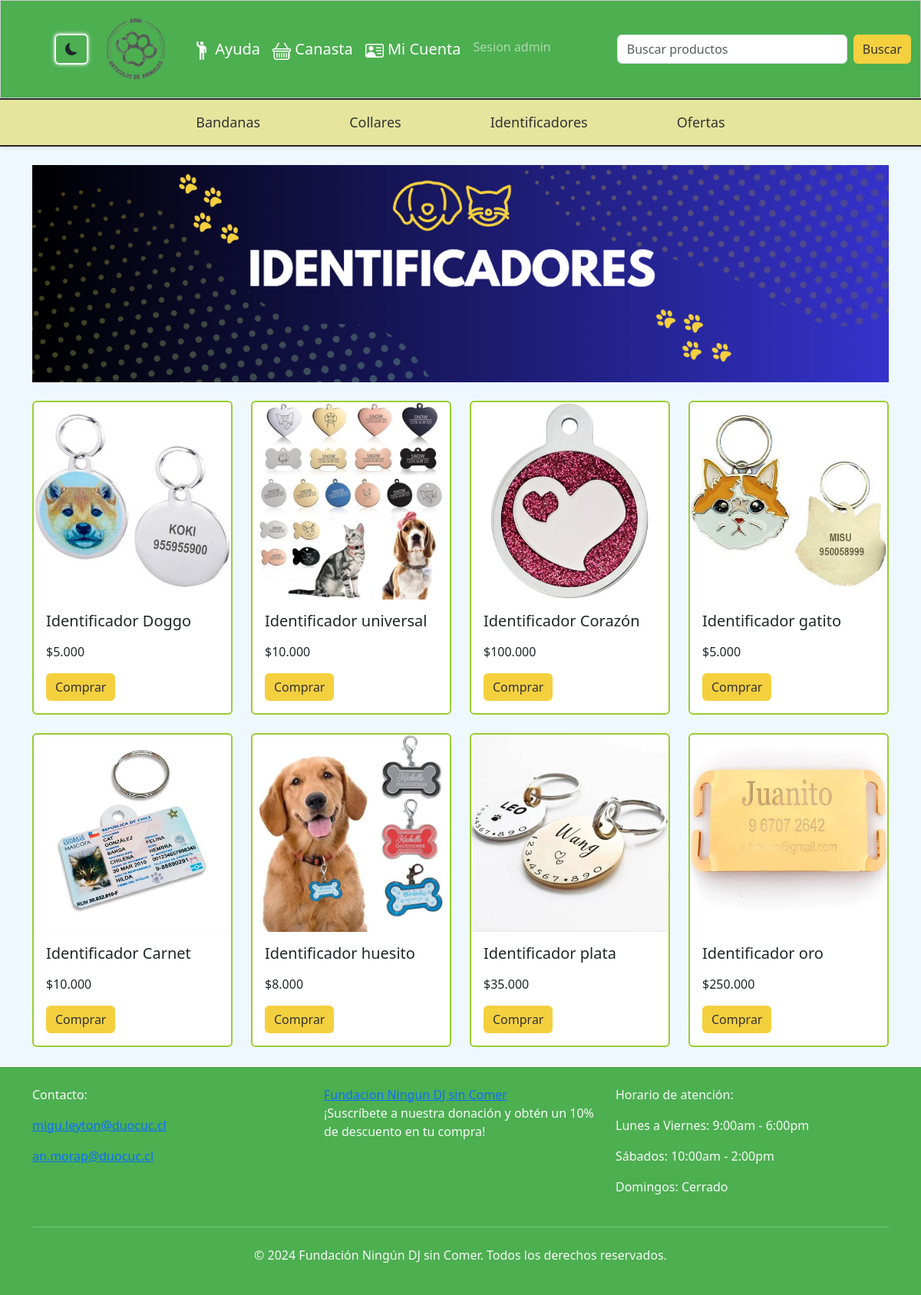
The app's page /aplicacion/identificadores/ with its own data.
### aplicacion/models.py (models this page shows, shortened)
class Producto_identificadores(models.Model):
    imagen = models.ImageField(upload_to='productos/')
    nombre = models.CharField(max_length=100)
    texto = models.CharField(max_length=100)
    precio = models.CharField(max_length=50)

### aplicacion/views.py (the view)
# urls.py: path('identificadores/',views.identificadores, name='identificadores'),
def identificadores(request):
    productos = Producto_identificadores.objects.all()
    return render(request, 'paginas/identificadores.html', {'productos': productos})

### aplicacion/templates/paginas/identificadores.html (shortened to what this page needs)
<!DOCTYPE html>
<html lang="en">
<head>
    {% load static %}
    <link rel="stylesheet" href="{% static 'bootstrap-5.3.3-dist/css/bootstrap.min.css' %}">
    <link rel="stylesheet" href="{% static 'css/style_identificadores.css' %}">
    <link rel="stylesheet" href="https://cdn.jsdelivr.net/npm/bootstrap-icons@1.11.3/font/bootstrap-icons.min.css">
</head>
<body>
    <nav id="navbar1" class="navbar navbar-expand-lg navbar-dark bg-success">
        <button id="boton_modo_oscuro" onclick="cambiarTema()" class="btn rounded-fill">
            <i id="icono_modo" class="bi bi-moon-fill"></i>
        </button>
        <div class="container">
            <a class="navbar-brand" href="{% url 'index' %}">
                <img src="{% static 'img/LogotipoANMI.png' %}" id="logo" alt="ANMI Logo">
            </a>
            <div class="collapse navbar-collapse justify-content-between" id="navbarSupportedContent">
                <ul class="navbar-nav mb-2 mb-lg-0">
                    <li class="nav-item">
                        <a id="textonav1" class="nav-link" href="{% url 'ayuda' %}">
                            Ayuda
                        </a>
                    </li>
                    <li class="nav-item">
                        <a id="textonav1" class="nav-link" href="{% url 'ver_canasta' %}">
                            Canasta
                        </a>
                    </li>
                    <li class="nav-item">
                        <a id="textonav1" class="nav-link" href="{% url 'micuenta' %}">
                            Mi Cuenta
                        </a>
                    </li>
                    <li class="nav-item">
                        <a class="nav-link" href="{% url 'lista_productos' %}">Sesion admin
                        </a>
                    </li>
                </ul>
                <form id="search-form" class="d-flex">
                    <input class="form-control me-2" id="search-bar" type="search" placeholder="Buscar productos" aria-label="Search">
                    <button class="btn btn-outline-light" id="search-button" type="submit">Buscar</button>
                </form>
            </div>
        </div>
    </nav>
    <nav id="navbar2" class="navbar navbar-expand-lg navbar-light bg-light">
        <div class="container">
            <div class="collapse navbar-collapse" id="navbarNavDropdown2">
                <ul class="navbar-nav mx-auto">
                    <li id="item_navbar2" class="nav-item">
                        <a id="textonav2" class="nav-link textoNavbar2" href="{% url 'bandanas' %}">
                            Bandanas
                        </a>
                    </li>
                    <li id="item_navbar2" class="nav-item">
                        <a id="textonav2" class="nav-link textoNavbar2" href="{% url 'collares' %}">
                            Collares
                        </a>
                    </li>
                    <li id="item_navbar2" class="nav-item">
                        <a id="textonav2" class="nav-link textoNavbar2" href="{% url 'identificadores' %}">
                            Identificadores
                        </a>
                    </li>
                    <li id="item_navbar2" class="nav-item">
                        <a id="textonav2" class="nav-link textoNavbar2" href="{% url 'ofertas' %}">
                            Ofertas
                        </a>
                    </li>
                </ul>
            </div>
        </div>
    </nav>
    <br>
    <div class="container text-center">
        <div class="row">
            <div class="col-12">
                <img src="{% static 'img/banneridentificadores.png' %}" class="img-fluid" alt="Productos más vendidos">
            </div>
        </div>
    </div>
    <div class="container mt-4">
        <div class="row">
            {% for x in productos %}
                <div class="col-sm-6 col-md-3 mb-4">
                    <div class="card">
                        <img src="{{ x.imagen.url }}" class="card-img-top img-fluid" alt="...">
                        <div class="card-body">
                            <h5 class="card-title">{{x.nombre}}</h5>
                            <p class="card-text">${{x.precio}}</p>
                            <a href="{% url 'agregar_al_carrito_identificadores' x.id %}" class="btn btn-primary">Comprar</a>
                        </div>
                    </div>
                </div>
                {% if forloop.counter|divisibleby:4 and not forloop.last %}
                    </div><div class="row">
                {% endif %}
            {% endfor %}
        </div>
    </div>
    <footer id="footer" class="py-4 text-light">
        <div class="container">
            <div class="row">
                <div class="col-md-4">
                    <address>
                        <p>Contacto:</p>
                        <p><a href="mailto:migu.leyton@duocuc.cl">migu.leyton@duocuc.cl</a></p>
                        <p><a href="mailto:an.morap@duocuc.cl">an.morap@duocuc.cl</a></p>
                    </address>
                </div>
                <div class="col-md-4">
                    <a href="{% url 'fundacion' %}">Fundacion Ningun DJ sin Comer</a>
                    <p class="mb-0">¡Suscríbete a nuestra donación y obtén un 10% de descuento en tu compra!</p>
                </div>
                <div class="col-md-4">
                    <p>Horario de atención:</p>
                    <p>Lunes a Viernes: 9:00am - 6:00pm</p>
                    <p>Sábados: 10:00am - 2:00pm</p>
                    <p>Domingos: Cerrado</p>
                </div>
            </div>
            <hr class="my-4">
            <div class="text-center">
                <p>&copy; 2024 Fundación Ningún DJ sin Comer. Todos los derechos reservados.</p>
            </div>
        </div>
    </footer>
</body>
</html>

### proyecto/static/css/style_identificadores.css (style rules this page uses)
body { background-color: aliceblue; box-shadow: 0px 0px 20px rgba(0, 0, 0, 0.1); border-radius: 2px solid; }
#navbar1 { background-color: #4CAF50 !important; border: 1px solid #ccc; box-shadow: 2px 2px 5px rgba(0, 0, 0, 0.1); }
#boton_modo_oscuro { margin-left: 70px; }
#logo { width: 100px; }
#search-button, .btn-primary { background-color: #F4D03F; color: #333; border: black; }
.navbar-toggler-icon, .nav-link svg { width: 1.5rem; height: 1.5rem; }
#search-bar { width: 300px; }
#textonav1 { color: #FFFFFF; font-size: 20px; }
#navbar2 { background-color: rgb(229, 229, 158) !important; box-shadow: 2px 2px 5px rgba(0, 0, 0, 0.1); border: 2px solid; border-left: #333333; border-right: #333333; }
#item_navbar2 { text-align: center; padding-left: 50px; padding-right: 50px; }
#textonav2 { color: #333333; font-size: large; }
.card { border: 2px solid #9ACD32; }
#footer { background-color: #4CAF50; color: #333333; box-shadow: 2px 2px 5px rgba(0, 0, 0, 0.1); border-top: 2px solid; }
#boton_modo_oscuro { border: 2px solid #fff; box-shadow: 0 0 5px #fff; }

### records on screen
Producto_identificadores: imagen (picture), nombre "Identificador Doggo", precio "5.000"
Producto_identificadores: imagen (picture), nombre "Identificador universal", precio "10.000"
Producto_identificadores: imagen (picture), nombre "Identificador Corazón", precio "100.000"
Producto_identificadores: imagen (picture), nombre "Identificador gatito", precio "5.000"
Producto_identificadores: imagen (picture), nombre "Identificador Carnet", precio "10.000"
Producto_identificadores: imagen (picture), nombre "Identificador huesito", precio "8.000"
Producto_identificadores: imagen (picture), nombre "Identificador plata", precio "35.000"
Producto_identificadores: imagen (picture), nombre "Identificador oro", precio "250.000"
